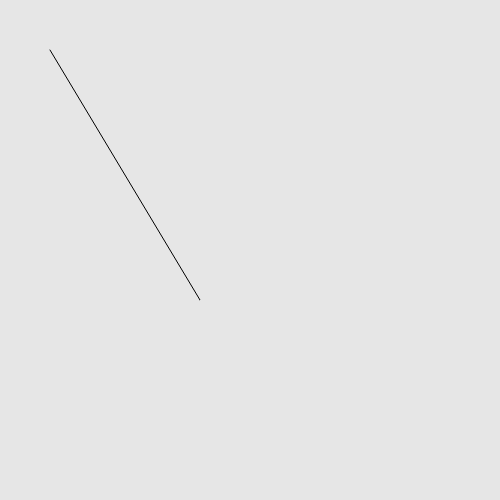
Frame 1 (no input)
Frame 60 (no input): identical to frame 1, image omitted
Frame 120 (the mouse pressed at the canvas centre since frame 60): identical to frame 1, image omitted

The p5.js sketch that drew this single still picture (run headless with seeded random() and noise() and a simulated clock; from frame 60 on, the mouse is pressed at the canvas centre):

// p5.js sketch
// ── sketch.js
function setup() {
    createCanvas(500, 500);
}

function draw() {
    background(230);

    let x1 = 50, y1 = 50, x2 = 200, y2 = 300;

    const m = (y2 - y1) / (x2 - x1)

    fill(0, 0, 0)

    if (Math.abs(m) <= 1) {
        let i;
        beginShape();
        vertex(x1, y1);
        for (i = x1; i < x2; i++) {
            if (x1 < x2) {
                x1 = x1 + 1;
                y1 = y1 + m;
                vertex(x1, y1)
            }
        }
        vertex(x2, y2);
        endShape();
    } else if (Math.abs(m) > 1) {
        let i;
        beginShape();
        vertex(x1, y1);
        for (i = y1; i < y2; i++) {
            if (y1 < y2) {
                y1 = y1 + 1;
                x1 = x1 + 1 / m;
              vertex(x1, y1);
            }
        }
        vertex(x2, y2);
        endShape();
    }
}
